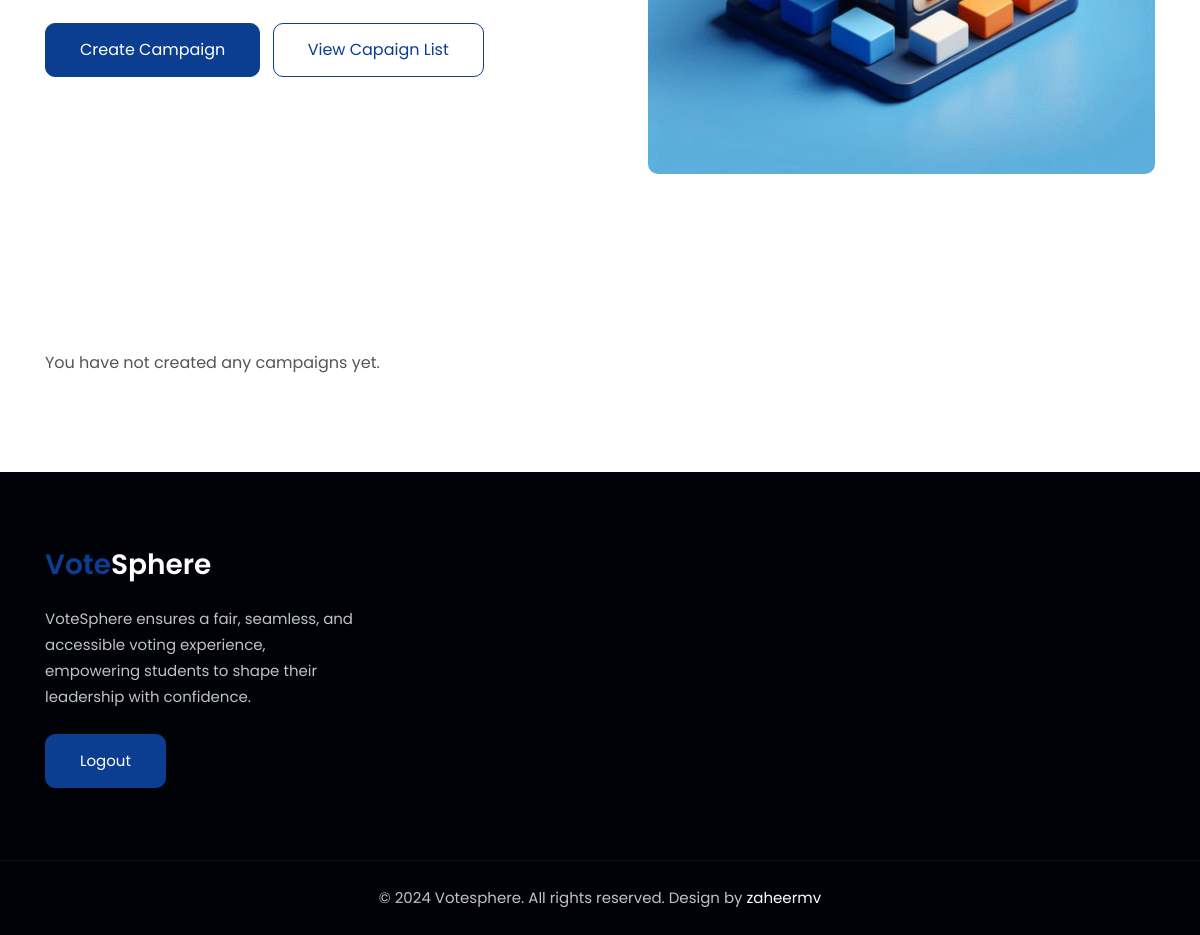
The app's page /manager/1/dashboard/ (lower part), older data.
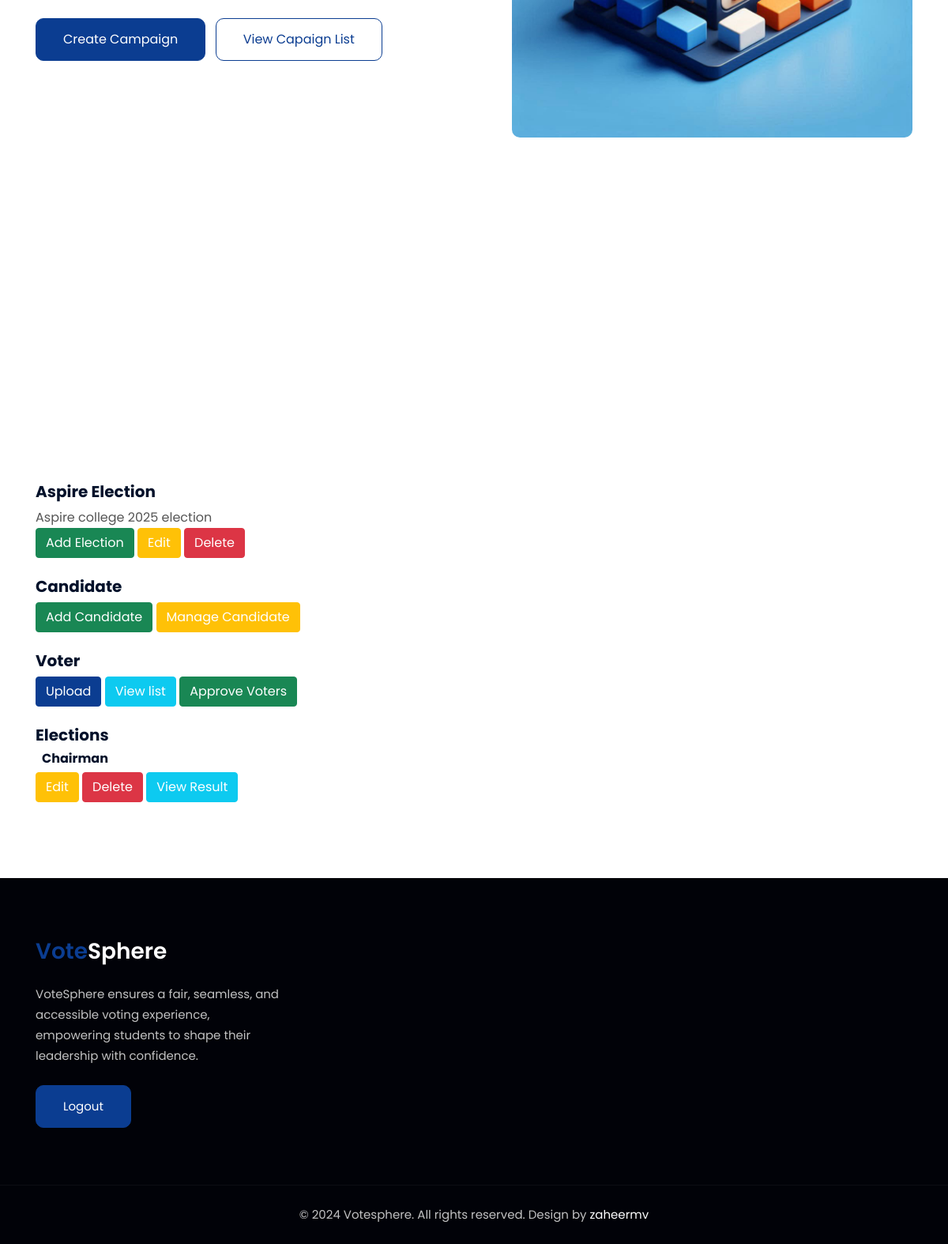
The same page, newer data.
### vote/models.py (models this page shows, shortened)
class ElectionCampaign(models.Model):
    manager = models.ForeignKey(ElectionManager, on_delete=models.CASCADE)  # ✅ Link to manager
    name = models.CharField(max_length=200)
    description = models.TextField()
    start_time = models.DateTimeField()
    end_time = models.DateTimeField()
    image = models.ImageField(upload_to="campaigns/", null=True, blank=True)

class Election(models.Model):
    campaign = models.ForeignKey(ElectionCampaign, on_delete=models.CASCADE)
    name = models.CharField(max_length=255)  # ✅ Only Election Name now

### vote/views.py (the view)
# urls.py: path("manager/<int:manager_id>/dashboard/", views.manager_dashboard, name="manager_dashboard"),
def manager_dashboard(request, manager_id):
    manager = get_object_or_404(ElectionManager, id=manager_id)
    campaigns = ElectionCampaign.objects.filter(manager=manager)
    return render(request, "manager_dashboard.html", {"manager": manager, "campaigns": campaigns})

### vote/templates/manager_dashboard.html (shortened to what the changed rows need)
{% load static %}
<!doctype html>
<html lang="en">
<head>
    <link rel="stylesheet" href="https://cdnjs.cloudflare.com/ajax/libs/font-awesome/6.3.0/css/all.min.css">
    <link rel="stylesheet" href="{% static 'css/style-starter.css' %}">
</head>
<body>
    <section class="w3l-img-grids" id="campaign">
        <div class="blog py-5" id="classes">
            <div class="container py-lg-5">
                <div class="row align-items-center">
                    {% if campaigns %}
                    {% for campaign in campaigns %}
                    <div class="col-lg-4 col-md-6 item mt-lg-0 mt-5">
                        <div class="w3img-grids-info">
                            <div class="w3img-grids-info-gd position-relative">
                                <a href="#">
                                    <div class="page">
                                        <div class="photobox photobox_triangular photobox_scale-rotated">
                                            <div class="photobox__previewbox media-placeholder">
                                            </div>
                                        </div>
                                    </div>
                                </a>
                                <div class="w3img-grids-info-gd-content mt-4">
                                    <a href="#" class="titile-img d-block">
                                        <h5 class="mb-2">
                                            {{ campaign.name }}</h5>
                                    </a>
                                    <p class="">{{ campaign.description }}</p>
                                    <button type="button" class="btn btn-success"><a class="text-decoration-none text-white" href="/campaigns/{{ campaign.id }}/elections/create/">Add Election</a></button>
                                    <button type="button" class="btn btn-warning"><a class="text-decoration-none text-white" href="/campaigns/edit/{{ campaign.id }}/">Edit</a></button>
                                    <button type="button" class="btn btn-danger"><a class="text-decoration-none text-white" href="/campaigns/delete/{{ campaign.id }}/" onclick="return confirm('Are you sure?');">Delete</a></button><br><br>
                                    <h5 class="mb-2">Candidate</h5>
                                    <button type="button" class="btn btn-success"><a class="text-decoration-none text-white" href={% url 'add_candidate' campaign.id %}>Add Candidate</a></button>
                                    <button type="button" class="btn btn-warning"><a class="text-decoration-none text-white" href={% url 'manage_candidates' campaign.id %}>Manage Candidate</a></button><br><br>
                                    <h5 class="mb-2">Voter</h5>
                                    <button type="button" class="btn btn-primary"><a class="text-decoration-none text-white" href="/campaigns/{{ campaign.id }}/voters/upload/">Upload</a></button>
                                    <button type="button" class="btn btn-info"><a class="text-decoration-none text-white" href="/campaigns/{{ campaign.id }}/voters/">View list</a></button>
                                    <button type="button" class="btn btn-success"><a class="text-decoration-none text-white" href="{% url 'approve_voters' campaign.id %}">Approve Voters</a></button>                                   <br><br>
                                    <h5 class="mb-2">Elections</h5>
                                    {% for election in campaign.election_set.all %}
                                    <h6 class=m-2>{{ election.name }}</h6>
                                    <button type="button" class="btn btn-warning"><a class="text-decoration-none text-white" href="/elections/edit/{{ election.id }}/">Edit</a></button>
                                    <button type="button" class="btn btn-danger"><a class="text-decoration-none text-white" href="/elections/delete/{{ election.id }}/" onclick="return confirm('Are you sure?');">Delete</a></button>
                                    <button type="button" class="btn btn-info"><a class="text-decoration-none text-white" href="{% url 'election_results' election.id %}" >View Result</a></button><br>
                                    {% empty %}
                                    <li>No elections added</li>
                                    {% endfor %}
                                </div>
                            </div>
                        </div>
                    </div>
                    {% endfor %}
                    {% else %}
                    <p>You have not created any campaigns yet.</p>
                    {% endif %}
                </div>
            </div>
        </div>
    </section>
    <section class="w3l-footer-29-main">
        <div class="footer-29 py-5">
            <div class="container py-lg-4">
                <div class="row footer-top-29">
                    <div class="col-lg-4 col-md-6 footer-list-29 footer-1 pe-lg-5">
                        <div class="footer-logo mb-4">
                            <h2><a class="navbar-brand" href={% url 'index' %}>
                                    <span class="sublog">Vote</span>Sphere
                                </a></h2>
                        </div>
                    </div>
                </div>
            </div>
        </div>
    </section>
</body>
</html>

Row changes from the older to the newer data that the page shows:
added ElectionCampaign: name "Aspire Election", description "Aspire college 2025 election"
added Election: name "Chairman"
Text that changed along with them:
text no longer shown: "You have not created any campaigns yet."
